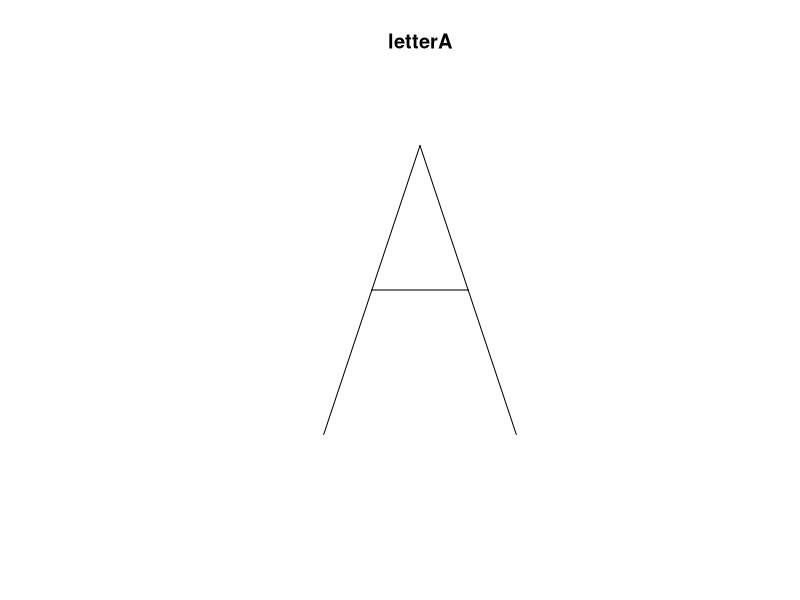

R code for this plot:
library(spatstat)


### Name: linnet
### Title: Create a Linear Network
### Aliases: linnet
### Keywords: spatial

### ** Examples

  # letter 'A' specified by adjacency matrix
  v <- ppp(x=(-2):2, y=3*c(0,1,2,1,0), c(-3,3), c(-1,7))
  m <- matrix(FALSE, 5,5)
  for(i in 1:4) m[i,i+1] <- TRUE
  m[2,4] <- TRUE
  m <- m | t(m)
  letterA <- linnet(v, m)
  plot(letterA)

  # letter 'A' specified by edge list
  edg <- cbind(1:4, 2:5)
  edg <- rbind(edg, c(2,4))
  letterA <- linnet(v, edges=edg)
